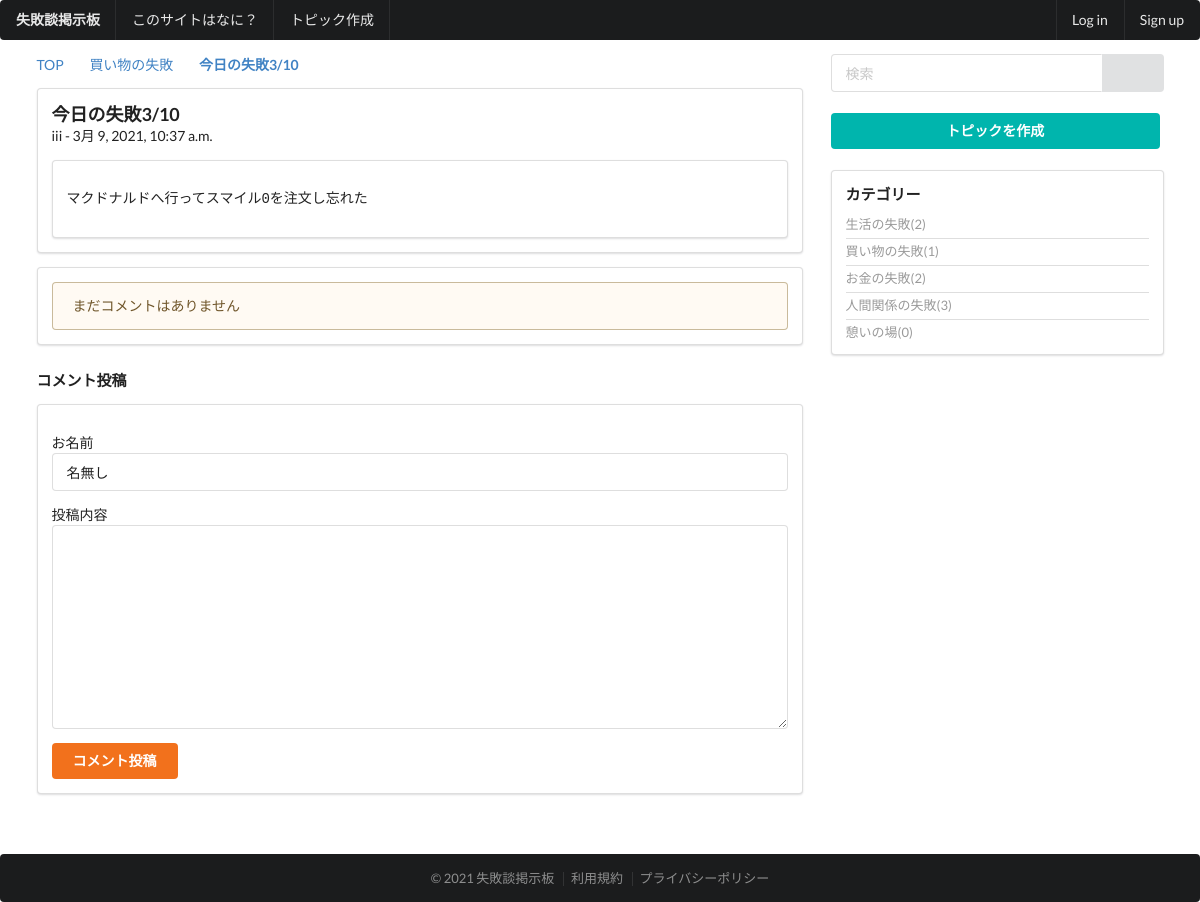
Screenshot of /thread/2/ with the database file from the repository.
### thread/models.py (models this page shows, shortened)
class Topic(models.Model):
    user_name = models.CharField(
        'お名前',
        max_length=30,
        null=True,
        blank=False,
    )
    title = models.CharField(
        'タイトル',
        max_length=255,
        null = False,
        blank = False,
    )
    message = models.TextField(
        verbose_name='本文',
        null=True,
        blank=False,
    )
    category = models.ForeignKey(
        Category,
        verbose_name='カテゴリー',
        on_delete=models.PROTECT,
        null=True,
        blank=False,
    )
    created = models.DateTimeField(
        auto_now_add=True,
    )
    modified = models.DateTimeField(
        auto_now=True,
    )
    objects = TopicManager()

class Category(models.Model):
    name = models.CharField(
        'カテゴリー名',
        max_length=50,
    )
    url_code = models.CharField(
        'URLコード',
        max_length=50,
        null=True,
        blank=False,
        unique=True,
    )
    sort=models.IntegerField(
        verbose_name='ソート',
        default=0,
    )
    objects = CategoryManager

### thread/views.py (the view, shortened to what this page needs)
# urls.py: path('<int:pk>/', views.TopicAndCommentView.as_view(), name='topic'),
class TopicAndCommentView(FormView):
    template_name = 'thread/detail_topic.html'
    form_class = CommentModelForm
    def get_context_data(self):
        ctx = super().get_context_data()
        ctx['topic'] = Topic.objects.get(id=self.kwargs['pk'])
        ctx['comment_list'] = Comment.objects.filter(
            topic_id=self.kwargs['pk']).annotate(vote_count=Count('vote')).order_by('no')
        return ctx

### thread/forms.py (shortened to what this page needs)
class CommentModelForm(forms.ModelForm):
    class Meta:
        model = Comment
        fields = [
            'user_name',
            'message',
        ]
    def __init__(self, *args, **kwargs):
        kwargs.setdefault('label_suffix', '')
        super().__init__(*args, **kwargs)
        self.fields['user_name'].widget.attrs['value'] = '名無し'

### thread/templatetags/threadtags.py (called while the page is built)
@register.inclusion_tag('thread/tags/category_tag.html')
def categorytag():
    ctx = {}
    ctx['category_list'] = Category.objects.annotate(
            count=Count('topic')).order_by('sort')
    return ctx

### templates/thread/detail_topic.html (shortened to what this page needs)
{% extends 'base/base.html' %}
{% block content %}
{% load threadfilters %}
<div class="ui grid stackable">
    <div class="eleven wide column">
        <div class="ui breadcrumb">
            <a href="{% url 'base:top' %}" class="section">TOP</a>
            <i class="right angle icon divider"></i>
            <a href="{% url 'thread:category' url_code=topic.category.url_code %}" class="section">{{topic.category.name}}</a>
            <i class="right angle icon divider"></i>
            <a class="active section">{{topic.title}}</a>
        </div>
        <div class="ui segment">
            <div class="content">
                <div class="header"><h3>{{topic.title}}</h3></div>
                <p>{{topic.user_name}} - {{topic.created}}</p>
                <div class="ui segment">
                    <p><pre>{{topic.message}}</pre></p>
                </div>
            </div>
        </div>
        <div class="ui segment">
            {% if comment_list %}
            {% for comment in comment_list %}
            <div class="ui segment secondary">
                <p>{{comment.no}}. {{comment.user_name}}<br>{{comment.created}}</p>
                {% if comment.pub_flg %}
                <p>{{comment.message | comment_filter | safe}}</p>
                <div class="ui right aligned vertical segment">
                    <div class="vote_button" style="cursor: pointer;"
                        data-comment-id="{{comment.id}}" data-count="{{comment.vote_count}}">
                        <i class="heart outline icon"></i>
                        <span class="vote_counter">
                            {% if comment.vote_count > 0 %}{{comment.vote_count}}{% endif %}
                        </span>
                    </div>
                </div>
                {% else %}
                <p style="color: grey">コメントは非表示とされました</p>
                {% endif %}
            </div>
            {% endfor %}
            {% else %}
            <div class="ui warning message"><p>まだコメントはありません</p></div>
            {% endif %}
        </div>
        <h4>コメント投稿</h4>
        <div class="ui segment">
            <form class="ui form" action="" method="POST">
                {{form.as_p}}
                <button class="ui button orange" type="submit">コメント投稿</button>
            </form>
        </div>
    </div>
    {% include 'base/sidebar.html' %}
</div>
{% endblock %}
{% block js %}
{% load static %}
{% endblock %}

### templates/base/base.html (shortened to what this page needs)
{% load static %}
<!DOCTYPE html>
<head>
    <link href="{% static 'css/semantic.css' %}" rel="stylesheet">
</head>
<body>
    <div class="ui stackable inverted menu">
        <a href="{% url 'base:top' %}" class="header item">
          失敗談掲示板
        </a>
        <a href="{% url 'base:about' %}" class="item">
            このサイトはなに？
        </a>
        <a class="item" href="{% url 'thread:create_topic' %}">
            トピック作成
        </a>
        <div class="right menu">
            <a class="item">
                Log in
            </a>
            <a class="item">
                Sign up
            </a>
        </div>
    </div>
    <div class="ui container" style="min-height:100vh;">
        {% block content %}
        {% endblock %}
    </div>
    <div class="ui inverted stackable footer segment">
        <div class="ui container center aligned">
            <div class="ui horizontal inverted small divided link list">
                <a href="{% url 'base:top' %}" class="item">© 2021 失敗談掲示板</a>
                <a href="{% url 'base:terms' %}" class="item">利用規約</a>
                <a href="{% url 'base:policy' %}" class="item">プライバシーポリシー</a>
            </div>
        </div>
    </div>
</body>

### templates/base/sidebar.html
{% load threadtags %}
<div class="five wide column">
  <form action="{% url 'search:result' %}" method="GET">
    <div class="ui action input" style="width: 100%;">
      <input type="text" placeholder="検索" name='q'>
      <button type="submit" class="ui button"><i class="search icon"></i></button>
    </div>
  </form>
  <div class="ui items">
      <div class="item">
        <a href="{% url 'thread:create_topic' %}" class="ui fluid teal button">トピックを作成</a>
      </div>
  </div>
  <div class="ui segment">
      <div class="content">
        <div class="header"><h4>カテゴリー</h4></div>
        {% categorytag %}
      </div>
  </div>
</div>

### templates/thread/tags/category_tag.html
<div class="ui relaxed list small divided link">
  {% for category in category_list %}
  <a class="item">{{category.name}}({{category.count}})</a>
  {% endfor %}
</div>

### rows the page displays
Topic: category.name "買い物の失敗", title "今日の失敗3/10", user_name "iii", created "3月 9, 2021, 10:37 a.m.", message "マクドナルドへ行ってスマイル0を注文し忘れた"
Category: name "生活の失敗", count "2"
Category: name "買い物の失敗", count "1"
Category: name "お金の失敗", count "2"
Category: name "人間関係の失敗", count "3"
Category: name "憩いの場", count "0"
